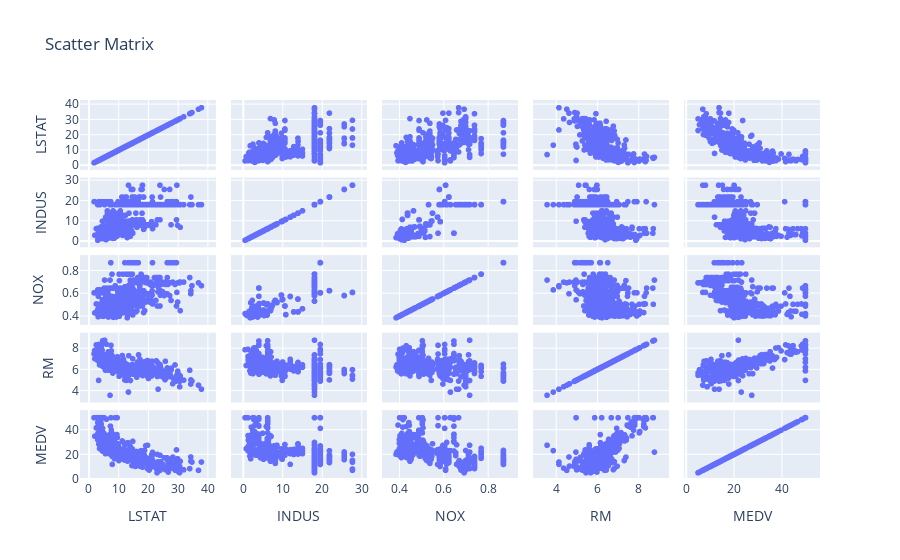
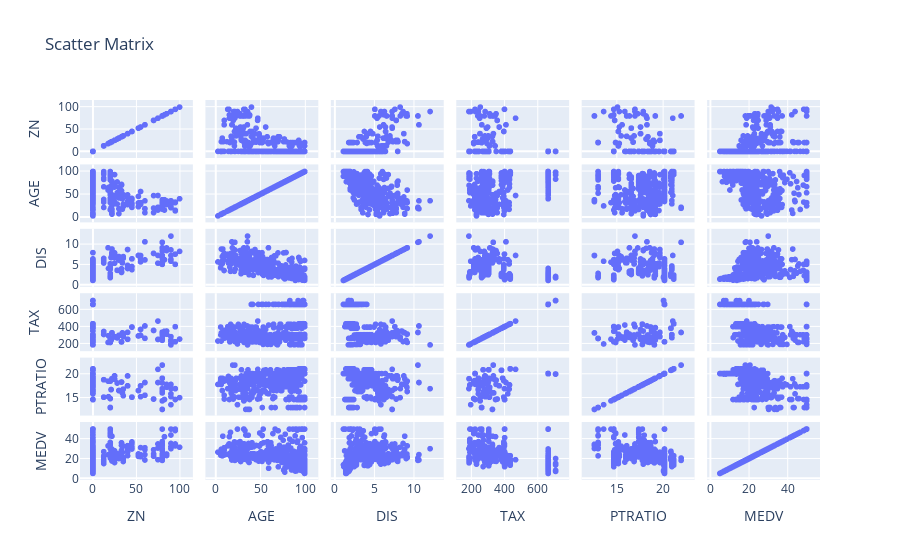

Write notebook code for charts like these, in order.
### Code cell
# 종속변수 MEDV(집가격)와 설명변수의 Plot 그리기.
import plotly.express as px
fig = px.scatter_matrix(house,
    dimensions=['LSTAT', 'INDUS', 'NOX', 'RM', 'MEDV'],
    title='Scatter Matrix')
fig.show()
fig = px.scatter_matrix(house,
    dimensions=['ZN', 'AGE', 'DIS', 'TAX', 'PTRATIO', 'MEDV'],
    title='Scatter Matrix')
fig.show()

### Figure 1 — Plotly figure (JSON) as saved in the notebook; plotly's stock layout.template omitted (floating-point values rounded to 4 significant figures; data arrays with more than 128 entries replaced by an {"elided": "..."} marker saying what was removed)
{"data": [{"dimensions": [{"axis": {"matches": true}, "label": "LSTAT", "values": {"elided": "506 float values"}}, {"axis": {"matches": true}, "label": "INDUS", "values": {"elided": "506 float values"}}, {"axis": {"matches": true}, "label": "NOX", "values": {"elided": "506 float values"}}, {"axis": {"matches": true}, "label": "RM", "values": {"elided": "506 float values"}}, {"axis": {"matches": true}, "label": "MEDV", "values": {"elided": "506 float values"}}], "hovertemplate": "%{xaxis.title.text}=%{x}<br>%{yaxis.title.text}=%{y}<extra></extra>", "legendgroup": "", "marker": {"color": "#636efa", "symbol": "circle"}, "name": "", "showlegend": false, "type": "splom"}], "layout": {"dragmode": "select", "legend": {"tracegroupgap": 0}, "title": {"text": "Scatter Matrix"}}}

### Figure 2 — Plotly figure (JSON) as saved in the notebook; plotly's stock layout.template omitted (floating-point values rounded to 4 significant figures; data arrays with more than 128 entries replaced by an {"elided": "..."} marker saying what was removed)
{"data": [{"dimensions": [{"axis": {"matches": true}, "label": "ZN", "values": {"elided": "506 float values"}}, {"axis": {"matches": true}, "label": "AGE", "values": {"elided": "506 float values"}}, {"axis": {"matches": true}, "label": "DIS", "values": {"elided": "506 float values"}}, {"axis": {"matches": true}, "label": "TAX", "values": {"elided": "506 int values"}}, {"axis": {"matches": true}, "label": "PTRATIO", "values": {"elided": "506 float values"}}, {"axis": {"matches": true}, "label": "MEDV", "values": {"elided": "506 float values"}}], "hovertemplate": "%{xaxis.title.text}=%{x}<br>%{yaxis.title.text}=%{y}<extra></extra>", "legendgroup": "", "marker": {"color": "#636efa", "symbol": "circle"}, "name": "", "showlegend": false, "type": "splom"}], "layout": {"dragmode": "select", "legend": {"tracegroupgap": 0}, "title": {"text": "Scatter Matrix"}}}
